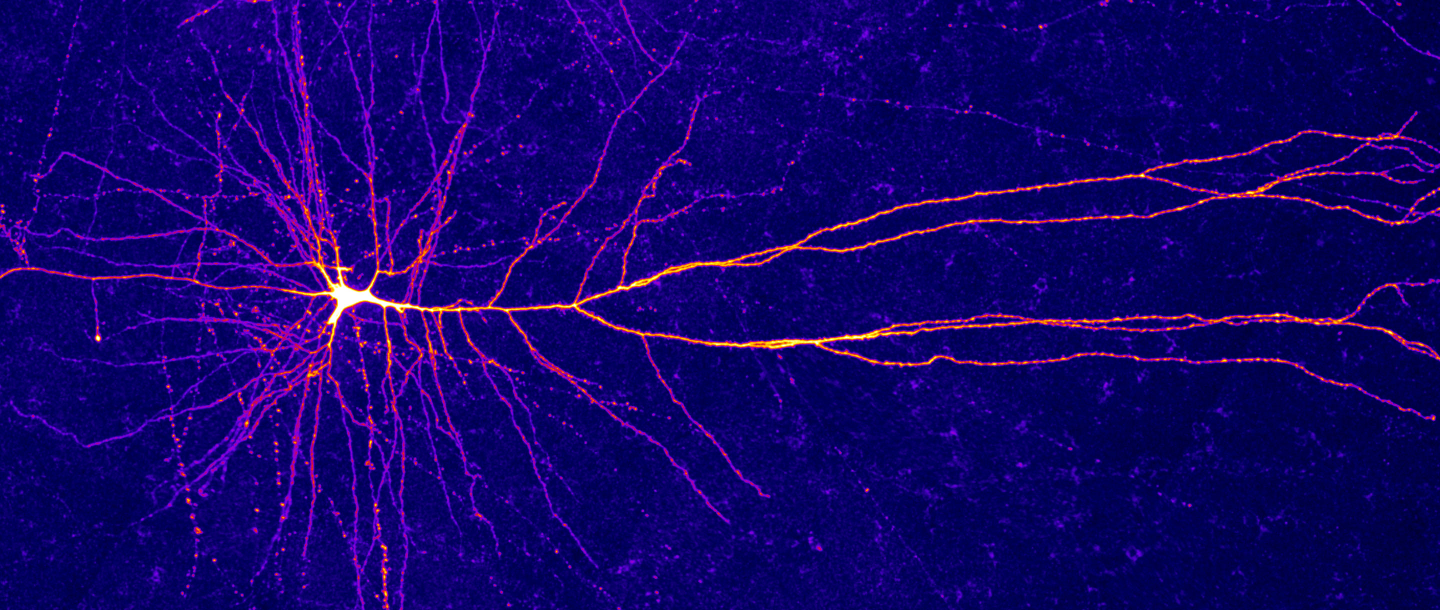
#> input picture Phase_3/topic_22_linear_algebra/images/neuron.jpg, 2880 x 1220 px, found by its file name (shown at 1/2 size)
$ jupyter execute --allow-errors sect_22_linear_algebra_instructor.ipynb   (shell and % lines are left out)
#> lines starting #> are read from the running program, lines starting #| are printed output that depends on the picture
# Sect 22: Linear Algebra

- 08/19/20
- online-ds-pt-041320

## Questions/Comments?

- [matrix-multiplication](https://learn.co/tracks/module-3-data-science-career-2-1/machine-learning/section-22-linear-algebra/matrix-multiplication-code-along):

    - Can we go over an example of ‘dot product’?

- [Solving Systems of Linear Equations with Numpy](https://learn.co/tracks/module-3-data-science-career-2-1/machine-learning/section-22-linear-algebra/solving-systems-of-linear-equations-with-numpy-code-along)
    - Can we run through what’s happening in these examples? (very confused)

- [Solving Linear Equations with Numpy](https://github.com/learn-co-students/dsc-lineq-numpy-lab-onl01-dtsc-pt-041320/blob/solution/index.ipynb):
    - Can we go through exercise 4. Why is the array the way that is with [1,1,1]?? And why
`2x +0y -z = 0`

## Objectives

- Be able to explain the difference(s) between vectors, matrices, tensors, etc. and their dimensionality.

- Understand the the difference between the shape and size of an array

- Discuss linear algebra operations with numpy

- Learn about using linear algebra to solve systems of equations
- Simple linear algebra regression analysis
### Resources:
- Learn: [Motivation for Linear Algebra](https://learn.co/tracks/data-science-career-v2/module-4-a-complete-data-science-project-using-multiple-regression/section-26-linear-algebra/motivation-for-linear-algebra-in-data-science)

- www.desmos.com (linear equation grapher)

# What & Why of Linear Algebra

### What is Linear Algebra?

> Linear algebra is the branch of mathematics concerning vector spaces and linear relationships between such spaces. It includes the study of lines, planes, and subspaces, but is also concerned with properties common to all vector spaces.

- Study of "vector spaces"; relationship of **linear** relationships
- Uses vectors, matrices, and tensors
- Mapping & dimensionality (PCA)
- Used in lots of ML applications

We'll try to put abstract ideas into the formalism of linear algebra
 - images/pixels
 - language (NLP)

# Different Tensors

## Scalars, Vectors, Matrices: It's all about the dimension

## Why Linear Algebra?

- Representing data as a N-dimensional tensor is used in many areas of Machine Learning.

- Images are 3-D tensors.

- Natural Language Processing Represents text using matrices

- Dimensionality Reduction (PCA)

- Artificial Neural Networks

## Creating with NumPy

[cell 1]
# Imports needed for this notebook
import numpy as np
import matplotlib.pyplot as plt
import matplotlib as mpl

[cell 2]
# Scalar
s = np.arange(1)
display(s)

[cell 3]
# Vector
v = np.arange(4)
display(v)
# print(v)

# Other ways to define vector
x = np.linspace(-np.pi, np.pi, 10)
x

[cell 4]
# Matrix
M0 = np.arange(8)
display(M0)
M = np.arange(8).reshape((4, 2))
display(M)
# print(M)

[cell 5]
# 3D Tensor
n = 24#4*2*3
print(n)
T_3d = np.arange(n).reshape((4, 2, 3))
display(T_3d)

[cell 6]
import cv2
img = "../../../assets/images/neuron.jpg"

IMG =mpl.image.imread(img)
#> IMG is the input picture: shape (1220, 2880, 3); mean R, G, B 19.9, 2.8, 105
print(IMG.shape)
#| (1220, 2880, 3)

plt.imshow(IMG);
plt.axis('off');

[cell 7]
display(IMG[:,:,0])
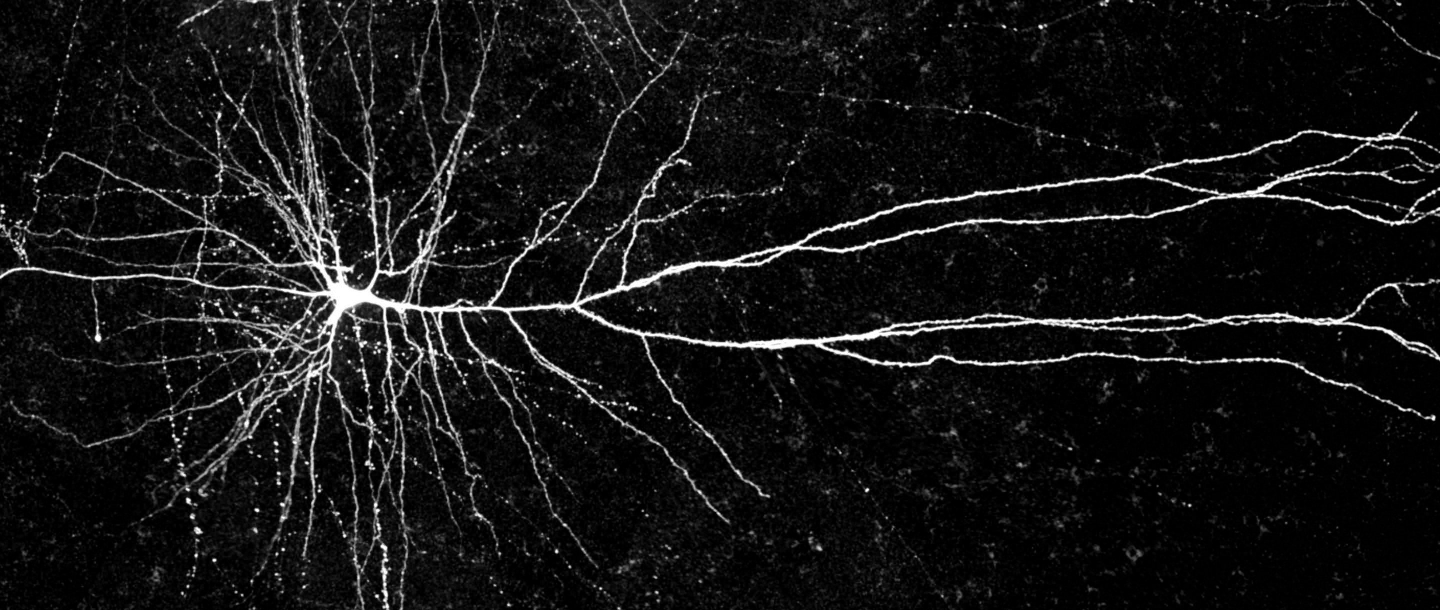
#> shown: shape (1220, 2880) (shown at 1/2 size); min 0, max 255, mean 19.9
plt.imshow(IMG[:,:,0],'gray')

[cell 8]
fig, ax = plt.subplots(ncols=4,figsize=(10,6))
ax[0].imshow(IMG)
ax[1].imshow(IMG[:,:,0],cmap= 'gray')
ax[2].imshow(IMG[:,:,1],cmap='gray')
ax[3].imshow(IMG[:,:,2],cmap='gray')

[a.axis('off') for a in ax]
plt.tight_layout()
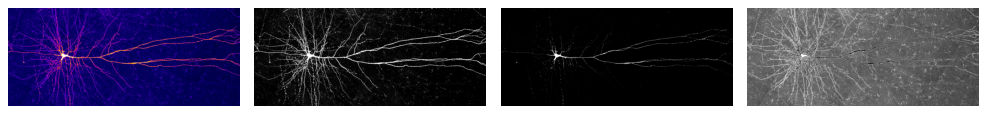
#> figure drawn by matplotlib, 4 panels

### Indexing with NumPy

#### Different parts of a vector

[cell 9]
display(v)

[cell 10]
# For Vectors
display(v[1:4])  # second to fourth element.
display(v[::2])  # every other element
display(v[:])    # print the whole vector
display(v[::-1]) # reverse the vector!

#### Different parts of a matrix

[cell 11]
display(M)

[cell 12]
display(M[0, 0])   # element at first row and first column

[cell 13]
display(M[-1, -1]) # elemenet last row and last column

[cell 14]
display(M[0, :])   # first row and all columns

[cell 15]
display(M[:, 0])   # all rows and first column

[cell 16]
display(M[:])      # all rows and all columns

#### Different parts of a tensor

[cell 17]
display(T_3d)

[cell 18]
display(T_3d[0])      # 2D: First matrix

[cell 19]
display(T_3d[0, 0])   # 1D: First matrix's first vector

[cell 20]
display(T_3d[0,0, 0]) # 0D: First matrix's first vector's first element

[cell 21]
display(T_3d[0, 0, :])  # 1D: first matrix, first vector, all elements

[cell 22]
display(T_3d)

[cell 23]
display(T_3d[0, :, 0])  # 1D: first matrix, all the vectors, just the fist element

[cell 24]
display(T_3d[0, :, 1:]) # 1D: first matrix, all the vectors, all elements after the first

# Basic Properties

## Shape

Can help us know the dimensions and size

[cell 25]
print('Scalar:')
s = np.array(100)
display(s)
display(s.shape)
display(s.size)

[cell 26]
print('Vector:')
display(v)
display(v.shape)
display(v.size)

[cell 27]
print('Matrix:')
display(M)
display(M.shape)
display(M.size)

[cell 28]
print('3D Tensor:')
print(T_3d)
display(T_3d.shape)
display(T_3d.size)

## Transpose

[cell 29]
display(M.shape)
print(M)


display(M.T.shape)
# Alternative to: M.T
display(np.transpose(M))

[cell 30]
display(T_3d.shape)
display(T_3d)
print('Transpose')
display(T_3d.T.shape)
display(T_3d.T)

[cell 31]
## Transposing can be un-done.
display(T_3d.T.T.shape)
display(T_3d.T.T)

[cell 32]
(T_3d.T.T == T_3d).all()

# Combining Tensors

> Note: NumPy is pretty smart when you combine tensors; it will attempt to combine even if the dimensions don't match. This is called broadcasting & you can read about it in the documentation (https://docs.scipy.org/doc/numpy/user/basics.broadcasting.html)[https://docs.scipy.org/doc/numpy/user/basics.broadcasting.html].

[cell 33]
A = np.arange(6).reshape(3,2)
B = 10 * A

display('A:\n', A)
print()
display('B:\n', B)

## Addition

[cell 34]
A = np.arange(6).reshape(3,2)
B = 10 + np.arange(6).reshape(3,2)

display('A:', A)
display()
display('B:', B)

[cell 35]
# We can add up the same dimensions! (elementwise)
A + B

[cell 36]
# Broadcasting: We can even add scalars to the whole array (as you might expect)
A + 100

## What happens when we have different dimensions? Broadcasting happens

[cell 37]
# 3-by-2 add 1-by-2
x = 100*np.arange(2).reshape(2)
display(x)
print('Size:',x.shape)

[cell 38]
display(A.shape)
display(A)
# print()

[cell 39]
display(A + x)

[cell 40]
# 3-by-2 add 3-by-2
A = np.arange(6).reshape(3,2)
display(A)
A.shape

[cell 41]
x = 100*np.arange(3*2).reshape(3,2)
print(x)
print('Shape:',x.shape)

[cell 42]
display(A + x)

[cell 43]
# 3-by-2 add 2-by-3 --> Will this work?
x = 100*np.arange(2*3).reshape(2,3)
display(x)
print('Shape:',x.shape)

[cell 44]
display(A)
print('Shape:',A.shape)

#> (a cell that did not finish here is left out)

## Multiplication (Hadamard Product & Dot Product)

### Hadamard Product a.k.a. Element-wise multiplication

> $C = A \circ B$

- The Hadamard product can be calculated in Python using the $*$ operator between two NumPy arrays:

- Result:
    - Each element in A is multiplied by its corresponding element (same row/column) as B
    - Same dimensions (after broadcasting)

$$ A \circ B =
   \left[ {\begin{array}{cc}
   A_{1,1} * B_{1,1} & A_{1,2} * B_{1,2}\\
   A_{2,1} * B_{2,1}& A_{2,2} * B_{2,2} \\
   A_{3,1} * B_{3,1} & A_{3,2} * B_{3,2} \\
  \end{array} } \right]
$$

[cell 46]
def print_matrix(matrix,name='A'):
    print(f'{name}(shape={matrix.shape}):\n')
    display(matrix)
    print('\n')

[cell 47]
print_matrix(A,'A')
print()
print_matrix(B,'B')

[cell 48]
C = A*B
print_matrix(C,'C')

[cell 49]
# 3-by-2 add 1-by-2
print_matrix(A,'A')

x = 100*np.arange(2).reshape(2)
print_matrix(x,'x')

[cell 50]
C = A * x
print_matrix(C,'C')

[cell 51]
# 3-by-2 add 3-by-2
print_matrix(A,'A')

x = 100*np.arange(3*2).reshape(3,2)
print_matrix(x,'x')

[cell 52]
C = A * x
print_matrix(C,'C')

[cell 53]
# 3-by-2 add 2-by-3 --> Will this work?
print_matrix(A,'A')

x = x = 100*np.arange(3*2).reshape(2,3)
print_matrix(x,'x')

#> (a cell that did not finish here is left out)

### Dot Product

Result: (m-by-n) DOT (n-by-p) ==> (m-by-p)

$$A \cdot B = C$$

Likely the most common operation when we think of "multiplying" matrices.

- Matrix $A$ has $m$ rows and **$n$ columns**
- Matrix $B$ has **$n$ rows** and $k$ columns.

- Provided the $n$ columns in $A$ and $n$ rows in $B$ are equal, the result is a new matrix with $m$ rows and $k$ columns.


- The dot product can be shown using (.) or (dot).

> $ C_{(m, k)} = A_{(m, n)} \cdot B_{(n, k)}$ OR $ C_{(m, k)} = A_{(m, n)} \text{  dot  } B_{(n, k)}$

The product operation is deﬁned by

$$ \large C_{i, j}= \sum_k A_{i, k}B_{k, j}$$

The intuition for the matrix multiplication is that you calculate the dot product between each row in matrix $A$ with each column in matrix $B$.

<!---
- When using the dot product, the number of columns in the first matrix must be equal the number of rows in the second matrix.

- We basically take the a column from B and transpose  it and perform broadcasted multiplication with A.

- end shape is # of rows from A and number of columns from B.
--->

$$ A =
   \left[ {\begin{array}{cc}
   A_{1,1}& A_{1,2} \\
   A_{2,1}& A_{2,2}  \\
   A_{3,1} & A_{3,2} \\
  \end{array} } \right]
$$

$$ B =
   \left[ {\begin{array}{cc}
   B_{1,1}&  B_{1,2} \\
   B_{2,1} & B_{2,2} \\
  \end{array} } \right]
$$

$$ C =
  \left[ {\begin{array}{cc}
   A_{1,1}* B_{1,1}+ A_{1,2}*B_{2,1} & A_{1,1}* B_{1,2}+ A_{1,2}*B_{2,2} \\
   A_{2,1}* B_{1,1}+ A_{2,2}*B_{2,1} & A_{2,1}* B_{1,2}+ A_{2,2}*B_{2,2} \\
   A_{3,1}* B_{1,1}+ A_{3,2}*B_{2,1} & A_{3,1}* B_{1,2}+ A_{3,2}*B_{2,2} \\
  \end{array} } \right]
$$

[cell 55]
print_matrix(A,'A')
print_matrix(B,'B')
print_matrix(B.T,'B.T')

[cell 56]
C = A.dot(B.T)

print_matrix(C,'C')

[cell 57]
## Multiple ways for dot-product
Z = np.dot(A, B.T)
Z = A.dot(B.T)
Z = A @ B.T

print_matrix(Z,'Z')

[cell 58]
# print_matrix(A,'A')
# print_matrix(B,'B')

[cell 59]
# 3-by-2 add 2-by-1
print_matrix(A,'A')
x = 100*np.arange(2).reshape(2,1)
print_matrix(x,'x')
C = A @ x
print_matrix(C,'C')

### Cross Product

Produces another tensor of the same shape (Note broadcasting can still work)

- [Kahn Academy: Intro to Cross Product](https://youtu.be/pJzmiywagfY)

[cell 60]
display(A[:,0])
display(A[:,1])
print()

[cell 61]
result= np.cross(A[:,0],A[:,1])
print_matrix(result,'result')

# Manipulating Matrices (Identity & Inverse)

## Identity Matrix

Square matrix of diagonal 1's, rest are 0's

[cell 62]
I5 = np.identity(5)
print(I5)

When multiplying (dot product), you always get the same matrix (note that still has be compatible shape)

[cell 63]
A = np.arange(25).reshape(5,5)
print_matrix(A,'A')

[cell 64]
IA = I5 @ A
print_matrix(IA,'IA')

AI = A @ I5
print_matrix(AI,'AI')
print()

is_equal = (I5 @ A) == (A @ I5)

print('Both are the same:')
print(is_equal.all())

## Inverse Matrix

Remember that we can't divide by a matrix, but we can do something similar by finding an **inverse matrix**

[cell 65]
# Define two arrays
X = np.array([1,-2,3,2,-5,10,0,0,1]).reshape(3,3)
print_matrix(X,'X')
print()
Y = np.array([5,-2,5,2,-1,4,0,0,1]).reshape(3,3)

print_matrix(Y,'Y')

[cell 66]
# What happens when these are multiplied?
print(X @ Y)
print()
print(Y @ X)

We can also find the inverse of a matrix with NumPy

[cell 67]
A = np.array([4,2,1,4,8,3,1,1,0]).reshape(3,3)
# Finding the inverse matrix
A_inv = np.linalg.inv(A)
print_matrix(A_inv,'A_inv')

[cell 68]
# Note the rounding
AAinv = A @ A_inv
print_matrix(AAinv,'AAinv')

However, not all matrices have an inverse

[cell 69]
A = np.arange(9).reshape(3,3)
print_matrix(A,'A')
#> (the rest of this cell did not finish here and is left out)

#  Solving Systems of Equations

Solving a system of equations can take a lot of work

$$ x - 2y + 3z = 9 $$
$$ 2x - 5y + 10z = 4 $$
$$ 0x + 0y + 6z = 0 $$

- **But we can make it easier by writing it in matrix form**

    - Our X-values for all 3 eqns are [1,2,0]
    - Our y-values for all 3 eqns are [-2,-5,0]
    - Our z-vales for all 3 eqns are [3,10,6]
    - Our outcomes for each eqn are [9,4,0]

- Below, each row of the matrix (A) contains an X,y,Z.
- The dot product of matrix A and vector [x,y,z] will produce the outcomes [9,4,0].
$$
\begin{pmatrix}
    1 & -2 & 3 \\
    2 & -5 & 10 \\
    0 & 0 & 6
\end{pmatrix}
\cdot
\begin{pmatrix}
    x \\
    y \\
    z
\end{pmatrix}
=
\begin{pmatrix}
    9 \\
    4 \\
    0
\end{pmatrix}
$$

<!--- We can think of this in the abstract:
$$ A \cdot X = B $$
$$ A^{-1} \cdot A \cdot X = A^{-1} \cdot B $$
$$ I \cdot X = A^{-1} \cdot B $$
$$ X = A^{-1} \cdot B $$ --->

## Using NumPy

[cell 70]
# Define the system's matrices
# eqn = [x,y,z]
eqn1 = np.array([1,-2,3])
eqn2 = np.array([2,-5,10])
eqn3 = np.array([0,0,6])

A = np.stack([eqn1,eqn2,eqn3])#,axis=None)
print_matrix(A,'A')

[cell 71]
B = np.array([9,4,0]).reshape(3,1)
print_matrix(A,'A')
print()
print_matrix(B,'B')

[cell 72]
# Find the inverse
A_inv = np.linalg.inv(A)
print_matrix(A_inv,'A_inv')

[cell 73]
# Solutions:
solution = A_inv @ B
print_matrix(solution,'solution')

[cell 74]
# Checking solutions:


print('x - 2y + 3z = 9')
print(f'{solution[0][0]} + {-2*solution[1][0]} + {3*solution[2][0]}')
print(solution[0][0] + -2*solution[1][0] + 3*solution[2][0])
print()

print('2x - 5y + 10z = 4')
print(f'{2*solution[0][0]} + {-5*solution[1][0]} + {10*solution[2][0]}')
print(2*solution[0][0] + -5*solution[1][0] + 10*solution[2][0])
print()

print('0x + 0y + 6z = 0')
print(f'{0*solution[0][0]} + {0*solution[1][0]} + {6*solution[2][0]}')
print(0*solution[0][0] + 0*solution[1][0] + 6*solution[2][0])
print()

# 🚨 Solving Systems of Linear Equations with NumPy- Lab

#> (a cell that did not finish here is left out)

[cell 76]
import numpy as np
def show_matrix(matrix ,name='matrix'):
    """Prints the name and shape of the matrix and displays the matrix"""
    print(f'{name} (shape={matrix.shape}):')
    display(matrix)
    print('\n')

> ## Exercise 1
- A coffee shop is having a sale on coffee and tea.
- On day 1, 29 bags of coffee and 41 bags of tea were sold, for a total of 490 dollars.
- On day 2, they sold 23 bags of coffee and 41 bags of tea, for which customers paid a total of 448 dollars.
- How much does each bag cost?

[cell 77]
# 29*c + 41*t = 490
# 23c +41t = 448
A = np.matrix([[29,41],
             [23,41]])
B = np.matrix([[490,448]])

print_matrix(A,'A')
print_matrix(B,'B')

[cell 78]
## solve with numpy.linalg.solve
np.linalg.solve(A,B.T)

[cell 79]
## long way
A_inv = np.linalg.inv(A)
X = A_inv.dot(B.T)
show_matrix(X)

[cell 80]
np.linalg.solve(A,B.T)

> ## Exercise 3
-You want to make a soup containing tomatoes, carrots, and onions.
- Suppose you don't know the exact mix to put in, but you know there are 7 individual pieces of vegetables,
- and there are twice as many tomatoes as onions, and that the 7 pieces of vegetables cost 5.25 USD in total.
- You also know that onions cost 0.5 USD each, tomatoes cost 0.75 USD and carrots cost 1.25 USD each.
- Create a system of equations to find out exactly how many of each of the vegetables are in your soup.

[cell 81]
# t   + c  + o = 7
# 1t +0C -2o = 0
## 0.75 + 1.25c + 0.5o = 5.25

[cell 82]
A = np.matrix([[1,1,1],
               [1,0,-2],
               [.75,1.25,.5]])
B = np.matrix([[7,0,5.25]])
x = np.linalg.solve(A, B.T)
x

> ## Exercise 4
A landlord owns 3 properties: a 1-bedroom, a 2-bedroom, and a 3-bedroom house.
- The total rent he receives is 1240 USD.
- He needs to make some repairs, where those repairs cost 10% of the 1-bedroom house’s rent. The 2-bedroom repairs cost 20% of the 2-bedroom rental price and 30% of the 3-bedroom house's rent for its repairs.
- The total repair bill for all three houses was 276 USD.
- The 3-bedroom house's rent is twice the 1-bedroom house’s rent.
<br>
How much is the individual rent for three houses?

[cell 83]
# x=1br, y=2br, z=3br
# x + y + z = 1240
a = np.array([1,1,1])
# 0.1*x + 0.2y + 0.3 = 276
b = np.array([0.1,0.2,0.3])

# 2*x = z
# 2*x + 0 * y - z = 0
c =  np.array([2,0,-1])
eqns = np.stack([a,b,c])
eqns

[cell 84]
solns = np.array([1240, 276, 0 ])
solns

[cell 85]
eqns_inv = np.linalg.inv(eqns)
X = eqns_inv.dot(solns.T)
X

[cell 86]
np.linalg.solve(eqns,solns.T)

## Linear Regression w/ Systems of Equations

> We'll find that this is actually computationally expensive for large systems 😭

# APPENDIX

## Simple Linear Regression: Ordinary Least Squares using NumPy

Let's look at a toy example.

We have the following data:

```python
x = [1, 2, 3, 4]
y = [7, 4, 3, 2]
```

Here, x is the number of cups of coffee Joe drank during three consecutive days, and y is the number of hours he slept each of those nights.

We want to fit a line to this data to describe the relationship between the number of cups of coffee Joe drank in a day and the hours he was able to sleep each night with a linear model.

This line will be of the form $y = mx + b$, where y is the number of hours of sleep per night, x is the number of cups of coffee drank in the day, m is the slope of the line, and b the y-intercept of the line.

Using this, we can write:

$$ b + m*1 = 7 \\
b + m*2 = 4 \\
b + m*3 = 3 \\
b + m*4 = 2$$

This is a system of linear equations that can be written in matrix form as follows:

$$
    \left[ {\begin{array}{cc}
   1 & 1 \\
   1 & 2 \\
   1 & 3 \\
   1 & 4
  \end{array} } \right]
   \left[ {\begin{array}{c}
   b \\
   m \\
  \end{array} } \right] =
    \left[ {\begin{array}{c}
    7 \\
    4 \\
    3 \\
    2
  \end{array} } \right]
$$

We are hoping that there is some _linear combination_ of the columns of the first matrix that will give us our vector of observed values $y$.

Before we proceed, let's visualize our data using a scatter plot:

[cell 87]
import matplotlib.pyplot as plt

x = [1, 2, 3, 4]
y = [7, 4, 3, 2]

plt.scatter(x, y)
plt.xlabel('cups of coffee')
plt.ylabel('hours of sleep');
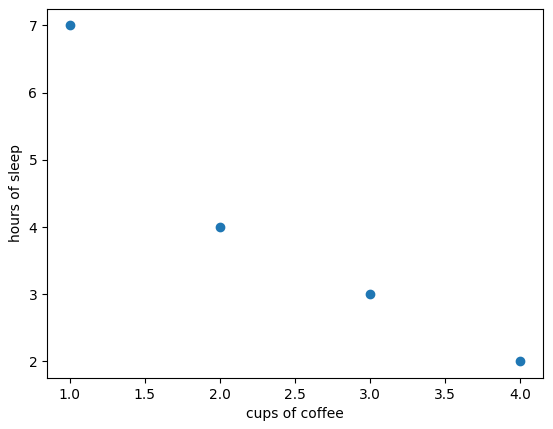
#> figure drawn by matplotlib, 1 panel

We can see our points do not lie on a line. A linear model won't fit our data perfectly.

> Every line we attempt to draw through these points will have some error associated with it.

### Ordinary Least Squares

Ordinary least squares tells us that our linear regression equation can be represented as the sum of a linear term and an error term:

$$y = X\beta + error$$

To solve for the best estimate of $\beta$, we are going to assume that on average, the error is equal to 0, thus:

$$ y = X \beta $$

In our toy example,

$$X = \begin{bmatrix}
1 & 1 \\
1 & 2 \\
1 & 3 \\
1 & 4
\end{bmatrix},$$

$$\beta = \begin{bmatrix}
b \\
m
\end{bmatrix},
$$

and

$$y = \begin{bmatrix}
7 \\
4 \\
3 \\
2
\end{bmatrix}.$$

$\beta$ is a vector comprised of the intercept $b$ for the line and the slope $m$ for the line.

> - Q: Why does the matrix $X$ include a column of ones?
- A: We need a column of ones for the intercept $b$. If we don't include an intercept term in our linear model, we would be constraining our lines to pass through the origin, which limits the types of relationships the model we're fitting can describe.


> - Q: Can you compute the inverse of $X$?

To solve for $\beta$, we need to make $X$ into a square matrix by multiplying both sides of the equation from the left by $X^T$ :

$$X^T y = X^T X \beta $$

Now we have a square matrix that with any luck has an inverse, which we will call $(X^T X)^{-1}$.

Multiply both sides from the left by this inverse, and we have

$$(X^T X)^{-1} X^T y =(X^T X)^{-1} X^T X\beta $$

It turns out that a matrix multiplied by its inverse is the identity matrix $(X^{-1} X)= I$:

$$(X^T X)^{-1} X^T y =I \beta $$

You know that $I\beta= \beta$.

So, if you want to solve for $\beta$ (that is, remember, equivalent to finding the values $m$ and $b$ in this case), you find that:

$$ \beta = (X^T X)^{-1} X^T y $$

Find $\beta$ using Ordinary Least Squares.

[cell 88]
X = np.array([[1, 1], [1, 2], [1, 3], [1, 4]])
y = np.array([7, 4, 3, 2])

## Your code below
Xt =X.T
XtX = Xt.dot(X)
XtX

[cell 89]
XtX_inv = np.linalg.inv(XtX)
Xty = Xt.dot(y)
XtX_inv

[cell 90]
Xty

[cell 91]
b = XtX_inv.dot(Xty)
b

Plot the best line obtained via Ordinary Least Squares against the original data.

[cell 92]
import matplotlib.pyplot as plt

x = [1, 2, 3, 4]
y = [7, 4, 3, 2]

plt.scatter(x, y)
plt.plot(x, b[0] + b[1]*np.array(x), ls='dashed', color='r', label='line of best fit')
plt.xlabel('cups of coffee')
plt.ylabel('hours of sleep')
plt.legend();
